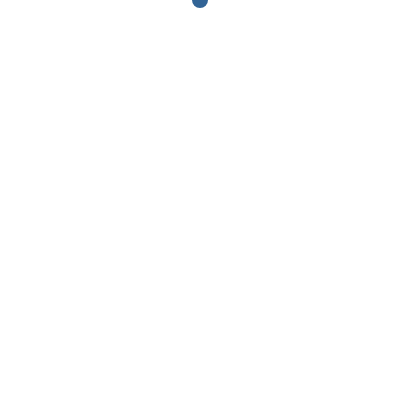
Frame 1 (no input)
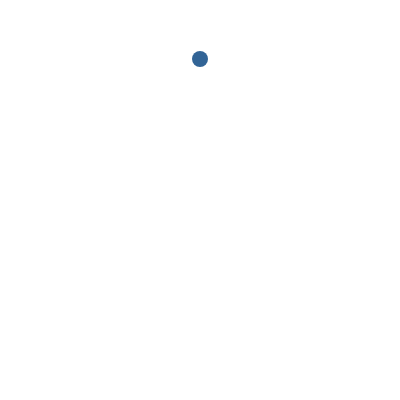
Frame 60 (no input)
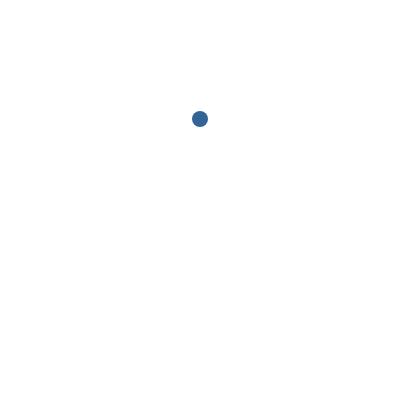
Frame 120 (the mouse pressed at the canvas centre since frame 60)

The p5.js sketch that drew these frames (run headless with seeded random() and noise() and a simulated clock; from frame 60 on, the mouse is pressed at the canvas centre):

// p5.js sketch
// ── sketch.js
let x, y;


function setup() {
	createCanvas(400, 400);
	x = width/2;
	y = 0;
}

function draw() {
	background(255);
	fill(50, 100, 150);
	noStroke();
	ellipse(x, y, 16, 16);
	y++;
}
